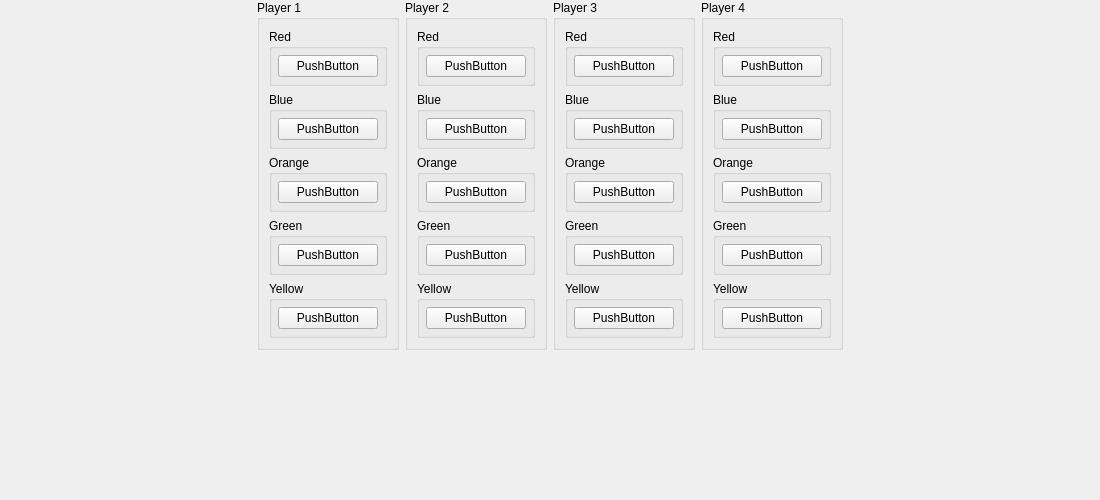
<?xml version="1.0" encoding="UTF-8"?>
<ui version="4.0">
 <class>USBBindingWidget_Buzz</class>
 <widget class="QWidget" name="USBBindingWidget_Buzz">
  <property name="geometry">
   <rect>
    <x>0</x>
    <y>0</y>
    <width>1100</width>
    <height>500</height>
   </rect>
  </property>
  <property name="sizePolicy">
   <sizepolicy hsizetype="MinimumExpanding" vsizetype="Preferred">
    <horstretch>0</horstretch>
    <verstretch>0</verstretch>
   </sizepolicy>
  </property>
  <layout class="QGridLayout" name="gridLayout">
   <property name="leftMargin">
    <number>0</number>
   </property>
   <property name="topMargin">
    <number>0</number>
   </property>
   <property name="rightMargin">
    <number>0</number>
   </property>
   <property name="bottomMargin">
    <number>0</number>
   </property>
   <item row="0" column="0">
    <spacer name="horizontalSpacer0">
     <property name="orientation">
      <enum>Qt::Orientation::Horizontal</enum>
     </property>
     <property name="sizeHint" stdset="0">
      <size>
       <width>0</width>
       <height>0</height>
      </size>
     </property>
    </spacer>
   </item>
   <item row="0" column="1">
    <layout class="QVBoxLayout" name="verticalLayout_p1">
     <item>
      <widget class="QGroupBox" name="groupBox_p1">
       <property name="title">
        <string>Player 1</string>
       </property>
       <layout class="QGridLayout" name="gridLayout_p1">
        <item row="0" column="0">
         <widget class="QGroupBox" name="groupBox_1_Red1">
          <property name="title">
           <string>Red</string>
          </property>
          <layout class="QGridLayout" name="gridLayout_1_Red1">
           <property name="leftMargin">
            <number>6</number>
           </property>
           <property name="topMargin">
            <number>6</number>
           </property>
           <property name="rightMargin">
            <number>6</number>
           </property>
           <property name="bottomMargin">
            <number>6</number>
           </property>
           <item row="0" column="0">
            <widget class="InputBindingWidget" name="Red1">
             <property name="minimumSize">
              <size>
               <width>100</width>
               <height>0</height>
              </size>
             </property>
             <property name="maximumSize">
              <size>
               <width>100</width>
               <height>16777215</height>
              </size>
             </property>
             <property name="text">
              <string>PushButton</string>
             </property>
            </widget>
           </item>
          </layout>
         </widget>
        </item>
        <item row="1" column="0">
         <widget class="QGroupBox" name="groupBox_2_Blue1">
          <property name="title">
           <string>Blue</string>
          </property>
          <layout class="QGridLayout" name="gridLayout_2_Blue1">
           <property name="leftMargin">
            <number>6</number>
           </property>
           <property name="topMargin">
            <number>6</number>
           </property>
           <property name="rightMargin">
            <number>6</number>
           </property>
           <property name="bottomMargin">
            <number>6</number>
           </property>
           <item row="0" column="0">
            <widget class="InputBindingWidget" name="Blue1">
             <property name="minimumSize">
              <size>
               <width>100</width>
               <height>0</height>
              </size>
             </property>
             <property name="maximumSize">
              <size>
               <width>100</width>
               <height>16777215</height>
              </size>
             </property>
             <property name="text">
              <string>PushButton</string>
             </property>
            </widget>
           </item>
          </layout>
         </widget>
        </item>
        <item row="2" column="0">
         <widget class="QGroupBox" name="groupBox_3_Orange1">
          <property name="title">
           <string>Orange</string>
          </property>
          <layout class="QGridLayout" name="gridLayout_3_Orange1">
           <property name="leftMargin">
            <number>6</number>
           </property>
           <property name="topMargin">
            <number>6</number>
           </property>
           <property name="rightMargin">
            <number>6</number>
           </property>
           <property name="bottomMargin">
            <number>6</number>
           </property>
           <item row="0" column="0">
            <widget class="InputBindingWidget" name="Orange1">
             <property name="minimumSize">
              <size>
               <width>100</width>
               <height>0</height>
              </size>
             </property>
             <property name="maximumSize">
              <size>
               <width>100</width>
               <height>16777215</height>
              </size>
             </property>
             <property name="text">
              <string>PushButton</string>
             </property>
            </widget>
           </item>
          </layout>
         </widget>
        </item>
        <item row="3" column="0">
         <widget class="QGroupBox" name="groupBox_4_Green1">
          <property name="title">
           <string>Green</string>
          </property>
          <layout class="QGridLayout" name="gridLayout_4_Green1">
           <property name="leftMargin">
            <number>6</number>
           </property>
           <property name="topMargin">
            <number>6</number>
           </property>
           <property name="rightMargin">
            <number>6</number>
           </property>
           <property name="bottomMargin">
            <number>6</number>
           </property>
           <item row="0" column="0">
            <widget class="InputBindingWidget" name="Green1">
             <property name="minimumSize">
              <size>
               <width>100</width>
               <height>0</height>
              </size>
             </property>
             <property name="maximumSize">
              <size>
               <width>100</width>
               <height>16777215</height>
              </size>
             </property>
             <property name="text">
              <string>PushButton</string>
             </property>
            </widget>
           </item>
          </layout>
         </widget>
        </item>
        <item row="4" column="0">
         <widget class="QGroupBox" name="groupBox_5_Yellow1">
          <property name="title">
           <string>Yellow</string>
          </property>
          <layout class="QGridLayout" name="gridLayout_5_Yellow1">
           <property name="leftMargin">
            <number>6</number>
           </property>
           <property name="topMargin">
            <number>6</number>
           </property>
           <property name="rightMargin">
            <number>6</number>
           </property>
           <property name="bottomMargin">
            <number>6</number>
           </property>
           <item row="0" column="0">
            <widget class="InputBindingWidget" name="Yellow1">
             <property name="minimumSize">
              <size>
               <width>100</width>
               <height>0</height>
              </size>
             </property>
             <property name="maximumSize">
              <size>
               <width>100</width>
               <height>16777215</height>
              </size>
             </property>
             <property name="text">
              <string>PushButton</string>
             </property>
            </widget>
           </item>
          </layout>
         </widget>
        </item>
       </layout>
      </widget>
     </item>
    </layout>
   </item>
   <item row="0" column="2">
    <layout class="QVBoxLayout" name="verticalLayout_p2">
     <item>
      <widget class="QGroupBox" name="groupBox_p2">
       <property name="title">
        <string>Player 2</string>
       </property>
       <layout class="QGridLayout" name="gridLayout_p2">
        <item row="0" column="0">
         <widget class="QGroupBox" name="groupBox_1_Red2">
          <property name="title">
           <string>Red</string>
          </property>
          <layout class="QGridLayout" name="gridLayout_1_Red2">
           <property name="leftMargin">
            <number>6</number>
           </property>
           <property name="topMargin">
            <number>6</number>
           </property>
           <property name="rightMargin">
            <number>6</number>
           </property>
           <property name="bottomMargin">
            <number>6</number>
           </property>
           <item row="0" column="0">
            <widget class="InputBindingWidget" name="Red2">
             <property name="minimumSize">
              <size>
               <width>100</width>
               <height>0</height>
              </size>
             </property>
             <property name="maximumSize">
              <size>
               <width>100</width>
               <height>16777215</height>
              </size>
             </property>
             <property name="text">
              <string>PushButton</string>
             </property>
            </widget>
           </item>
          </layout>
         </widget>
        </item>
        <item row="1" column="0">
         <widget class="QGroupBox" name="groupBox_2_Blue2">
          <property name="title">
           <string>Blue</string>
          </property>
          <layout class="QGridLayout" name="gridLayout_2_Blue2">
           <property name="leftMargin">
            <number>6</number>
           </property>
           <property name="topMargin">
            <number>6</number>
           </property>
           <property name="rightMargin">
            <number>6</number>
           </property>
           <property name="bottomMargin">
            <number>6</number>
           </property>
           <item row="0" column="0">
            <widget class="InputBindingWidget" name="Blue2">
             <property name="minimumSize">
              <size>
               <width>100</width>
               <height>0</height>
              </size>
             </property>
             <property name="maximumSize">
              <size>
               <width>100</width>
               <height>16777215</height>
              </size>
             </property>
             <property name="text">
              <string>PushButton</string>
             </property>
            </widget>
           </item>
          </layout>
         </widget>
        </item>
        <item row="2" column="0">
         <widget class="QGroupBox" name="groupBox_3_Orange2">
          <property name="title">
           <string>Orange</string>
          </property>
          <layout class="QGridLayout" name="gridLayout_3_Orange2">
           <property name="leftMargin">
            <number>6</number>
           </property>
           <property name="topMargin">
            <number>6</number>
           </property>
           <property name="rightMargin">
            <number>6</number>
           </property>
           <property name="bottomMargin">
            <number>6</number>
           </property>
           <item row="0" column="0">
            <widget class="InputBindingWidget" name="Orange2">
             <property name="minimumSize">
              <size>
               <width>100</width>
               <height>0</height>
              </size>
             </property>
             <property name="maximumSize">
              <size>
               <width>100</width>
               <height>16777215</height>
              </size>
             </property>
             <property name="text">
              <string>PushButton</string>
             </property>
            </widget>
           </item>
          </layout>
         </widget>
        </item>
        <item row="3" column="0">
         <widget class="QGroupBox" name="groupBox_4_Green2">
          <property name="title">
           <string>Green</string>
          </property>
          <layout class="QGridLayout" name="gridLayout_4_Green2">
           <property name="leftMargin">
            <number>6</number>
           </property>
           <property name="topMargin">
            <number>6</number>
           </property>
           <property name="rightMargin">
            <number>6</number>
           </property>
           <property name="bottomMargin">
            <number>6</number>
           </property>
           <item row="0" column="0">
            <widget class="InputBindingWidget" name="Green2">
             <property name="minimumSize">
              <size>
               <width>100</width>
               <height>0</height>
              </size>
             </property>
             <property name="maximumSize">
              <size>
               <width>100</width>
               <height>16777215</height>
              </size>
             </property>
             <property name="text">
              <string>PushButton</string>
             </property>
            </widget>
           </item>
          </layout>
         </widget>
        </item>
        <item row="4" column="0">
         <widget class="QGroupBox" name="groupBox_5_Yellow2">
          <property name="title">
           <string>Yellow</string>
          </property>
          <layout class="QGridLayout" name="gridLayout_5_Yellow2">
           <property name="leftMargin">
            <number>6</number>
           </property>
           <property name="topMargin">
            <number>6</number>
           </property>
           <property name="rightMargin">
            <number>6</number>
           </property>
           <property name="bottomMargin">
            <number>6</number>
           </property>
           <item row="0" column="0">
            <widget class="InputBindingWidget" name="Yellow2">
             <property name="minimumSize">
              <size>
               <width>100</width>
               <height>0</height>
              </size>
             </property>
             <property name="maximumSize">
              <size>
               <width>100</width>
               <height>16777215</height>
              </size>
             </property>
             <property name="text">
              <string>PushButton</string>
             </property>
            </widget>
           </item>
          </layout>
         </widget>
        </item>
       </layout>
      </widget>
     </item>
    </layout>
   </item>
   <item row="0" column="3">
    <layout class="QVBoxLayout" name="verticalLayout_p3">
     <item>
      <widget class="QGroupBox" name="groupBox_p3">
       <property name="title">
        <string>Player 3</string>
       </property>
       <layout class="QGridLayout" name="gridLayout_p3">
        <item row="0" column="0">
         <widget class="QGroupBox" name="groupBox_1_Red3">
          <property name="title">
           <string>Red</string>
          </property>
          <layout class="QGridLayout" name="gridLayout_1_Red3">
           <property name="leftMargin">
            <number>6</number>
           </property>
           <property name="topMargin">
            <number>6</number>
           </property>
           <property name="rightMargin">
            <number>6</number>
           </property>
           <property name="bottomMargin">
            <number>6</number>
           </property>
           <item row="0" column="0">
            <widget class="InputBindingWidget" name="Red3">
             <property name="minimumSize">
              <size>
               <width>100</width>
               <height>0</height>
              </size>
             </property>
             <property name="maximumSize">
              <size>
               <width>100</width>
               <height>16777215</height>
              </size>
             </property>
             <property name="text">
              <string>PushButton</string>
             </property>
            </widget>
           </item>
          </layout>
         </widget>
        </item>
        <item row="1" column="0">
         <widget class="QGroupBox" name="groupBox_2_Blue3">
          <property name="title">
           <string>Blue</string>
          </property>
          <layout class="QGridLayout" name="gridLayout_2_Blue3">
           <property name="leftMargin">
            <number>6</number>
           </property>
           <property name="topMargin">
            <number>6</number>
           </property>
           <property name="rightMargin">
            <number>6</number>
           </property>
           <property name="bottomMargin">
            <number>6</number>
           </property>
           <item row="0" column="0">
            <widget class="InputBindingWidget" name="Blue3">
             <property name="minimumSize">
              <size>
               <width>100</width>
               <height>0</height>
              </size>
             </property>
             <property name="maximumSize">
              <size>
               <width>100</width>
               <height>16777215</height>
              </size>
             </property>
             <property name="text">
              <string>PushButton</string>
             </property>
            </widget>
           </item>
          </layout>
         </widget>
        </item>
        <item row="2" column="0">
         <widget class="QGroupBox" name="groupBox_3_Orange3">
          <property name="title">
           <string>Orange</string>
          </property>
          <layout class="QGridLayout" name="gridLayout_3_Orange3">
           <property name="leftMargin">
            <number>6</number>
           </property>
           <property name="topMargin">
            <number>6</number>
           </property>
           <property name="rightMargin">
            <number>6</number>
           </property>
           <property name="bottomMargin">
            <number>6</number>
           </property>
           <item row="0" column="0">
            <widget class="InputBindingWidget" name="Orange3">
             <property name="minimumSize">
              <size>
               <width>100</width>
               <height>0</height>
              </size>
             </property>
             <property name="maximumSize">
              <size>
               <width>100</width>
               <height>16777215</height>
              </size>
             </property>
             <property name="text">
              <string>PushButton</string>
             </property>
            </widget>
           </item>
          </layout>
         </widget>
        </item>
        <item row="3" column="0">
         <widget class="QGroupBox" name="groupBox_4_Green3">
          <property name="title">
           <string>Green</string>
          </property>
          <layout class="QGridLayout" name="gridLayout_4_Green3">
           <property name="leftMargin">
            <number>6</number>
           </property>
           <property name="topMargin">
            <number>6</number>
           </property>
           <property name="rightMargin">
            <number>6</number>
           </property>
           <property name="bottomMargin">
            <number>6</number>
           </property>
           <item row="0" column="0">
            <widget class="InputBindingWidget" name="Green3">
             <property name="minimumSize">
              <size>
               <width>100</width>
               <height>0</height>
              </size>
             </property>
             <property name="maximumSize">
              <size>
               <width>100</width>
               <height>16777215</height>
              </size>
             </property>
             <property name="text">
              <string>PushButton</string>
             </property>
            </widget>
           </item>
          </layout>
         </widget>
        </item>
        <item row="4" column="0">
         <widget class="QGroupBox" name="groupBox_5_Yellow3">
          <property name="title">
           <string>Yellow</string>
          </property>
          <layout class="QGridLayout" name="gridLayout_5_Yellow3">
           <property name="leftMargin">
            <number>6</number>
           </property>
           <property name="topMargin">
            <number>6</number>
           </property>
           <property name="rightMargin">
            <number>6</number>
           </property>
           <property name="bottomMargin">
            <number>6</number>
           </property>
           <item row="0" column="0">
            <widget class="InputBindingWidget" name="Yellow3">
             <property name="minimumSize">
              <size>
               <width>100</width>
               <height>0</height>
              </size>
             </property>
             <property name="maximumSize">
              <size>
               <width>100</width>
               <height>16777215</height>
              </size>
             </property>
             <property name="text">
              <string>PushButton</string>
             </property>
            </widget>
           </item>
          </layout>
         </widget>
        </item>
       </layout>
      </widget>
     </item>
    </layout>
   </item>
   <item row="0" column="4">
    <layout class="QVBoxLayout" name="verticalLayout_p4">
     <item>
      <widget class="QGroupBox" name="groupBox_p4">
       <property name="title">
        <string>Player 4</string>
       </property>
       <layout class="QGridLayout" name="gridLayout_p4">
        <item row="0" column="0">
         <widget class="QGroupBox" name="groupBox_1_Red4">
          <property name="title">
           <string>Red</string>
          </property>
          <layout class="QGridLayout" name="gridLayout_1_Red4">
           <property name="leftMargin">
            <number>6</number>
           </property>
           <property name="topMargin">
            <number>6</number>
           </property>
           <property name="rightMargin">
            <number>6</number>
           </property>
           <property name="bottomMargin">
            <number>6</number>
           </property>
           <item row="0" column="0">
            <widget class="InputBindingWidget" name="Red4">
             <property name="minimumSize">
              <size>
               <width>100</width>
               <height>0</height>
              </size>
             </property>
             <property name="maximumSize">
              <size>
               <width>100</width>
               <height>16777215</height>
              </size>
             </property>
             <property name="text">
              <string>PushButton</string>
             </property>
            </widget>
           </item>
          </layout>
         </widget>
        </item>
        <item row="1" column="0">
         <widget class="QGroupBox" name="groupBox_2_Blue4">
          <property name="title">
           <string>Blue</string>
          </property>
          <layout class="QGridLayout" name="gridLayout_2_Blue4">
           <property name="leftMargin">
            <number>6</number>
           </property>
           <property name="topMargin">
            <number>6</number>
           </property>
           <property name="rightMargin">
            <number>6</number>
           </property>
           <property name="bottomMargin">
            <number>6</number>
           </property>
           <item row="0" column="0">
            <widget class="InputBindingWidget" name="Blue4">
             <property name="minimumSize">
              <size>
               <width>100</width>
               <height>0</height>
              </size>
             </property>
             <property name="maximumSize">
              <size>
               <width>100</width>
               <height>16777215</height>
              </size>
             </property>
             <property name="text">
              <string>PushButton</string>
             </property>
            </widget>
           </item>
          </layout>
         </widget>
        </item>
        <item row="2" column="0">
         <widget class="QGroupBox" name="groupBox_3_Orange4">
          <property name="title">
           <string>Orange</string>
          </property>
          <layout class="QGridLayout" name="gridLayout_3_Orange4">
           <property name="leftMargin">
            <number>6</number>
           </property>
           <property name="topMargin">
            <number>6</number>
           </property>
           <property name="rightMargin">
            <number>6</number>
           </property>
           <property name="bottomMargin">
            <number>6</number>
           </property>
           <item row="0" column="0">
            <widget class="InputBindingWidget" name="Orange4">
             <property name="minimumSize">
              <size>
               <width>100</width>
               <height>0</height>
              </size>
             </property>
             <property name="maximumSize">
              <size>
               <width>100</width>
               <height>16777215</height>
              </size>
             </property>
             <property name="text">
              <string>PushButton</string>
             </property>
            </widget>
           </item>
          </layout>
         </widget>
        </item>
        <item row="3" column="0">
         <widget class="QGroupBox" name="groupBox_4_Green4">
          <property name="title">
           <string>Green</string>
          </property>
          <layout class="QGridLayout" name="gridLayout_4_Green4">
           <property name="leftMargin">
            <number>6</number>
           </property>
           <property name="topMargin">
            <number>6</number>
           </property>
           <property name="rightMargin">
            <number>6</number>
           </property>
           <property name="bottomMargin">
            <number>6</number>
           </property>
           <item row="0" column="0">
            <widget class="InputBindingWidget" name="Green4">
             <property name="minimumSize">
              <size>
               <width>100</width>
               <height>0</height>
              </size>
             </property>
             <property name="maximumSize">
              <size>
               <width>100</width>
               <height>16777215</height>
              </size>
             </property>
             <property name="text">
              <string>PushButton</string>
             </property>
            </widget>
           </item>
          </layout>
         </widget>
        </item>
        <item row="4" column="0">
         <widget class="QGroupBox" name="groupBox_5_Yellow4">
          <property name="title">
           <string>Yellow</string>
          </property>
          <layout class="QGridLayout" name="gridLayout_5_Yellow4">
           <property name="leftMargin">
            <number>6</number>
           </property>
           <property name="topMargin">
            <number>6</number>
           </property>
           <property name="rightMargin">
            <number>6</number>
           </property>
           <property name="bottomMargin">
            <number>6</number>
           </property>
           <item row="0" column="0">
            <widget class="InputBindingWidget" name="Yellow4">
             <property name="minimumSize">
              <size>
               <width>100</width>
               <height>0</height>
              </size>
             </property>
             <property name="maximumSize">
              <size>
               <width>100</width>
               <height>16777215</height>
              </size>
             </property>
             <property name="text">
              <string>PushButton</string>
             </property>
            </widget>
           </item>
          </layout>
         </widget>
        </item>
       </layout>
      </widget>
     </item>
    </layout>
   </item>
   <item row="0" column="5">
    <spacer name="horizontalSpacer5">
     <property name="orientation">
      <enum>Qt::Orientation::Horizontal</enum>
     </property>
     <property name="sizeHint" stdset="0">
      <size>
       <width>0</width>
       <height>0</height>
      </size>
     </property>
    </spacer>
   </item>
   <item row="1" column="1" colspan="4">
    <spacer name="verticalSpacer">
     <property name="orientation">
      <enum>Qt::Orientation::Vertical</enum>
     </property>
     <property name="sizeHint" stdset="0">
      <size>
       <width>0</width>
       <height>0</height>
      </size>
     </property>
    </spacer>
   </item>
  </layout>
 </widget>
 <customwidgets>
  <customwidget>
   <class>InputBindingWidget</class>
   <extends>QPushButton</extends>
   <header>Settings/InputBindingWidget.h</header>
  </customwidget>
 </customwidgets>
 <tabstops>
  <tabstop>Red1</tabstop>
  <tabstop>Blue1</tabstop>
  <tabstop>Orange1</tabstop>
  <tabstop>Green1</tabstop>
  <tabstop>Yellow1</tabstop>
  <tabstop>Red2</tabstop>
  <tabstop>Blue2</tabstop>
  <tabstop>Orange2</tabstop>
  <tabstop>Green2</tabstop>
  <tabstop>Yellow2</tabstop>
  <tabstop>Red3</tabstop>
  <tabstop>Blue3</tabstop>
  <tabstop>Orange3</tabstop>
  <tabstop>Green3</tabstop>
  <tabstop>Yellow3</tabstop>
  <tabstop>Red4</tabstop>
  <tabstop>Blue4</tabstop>
  <tabstop>Orange4</tabstop>
  <tabstop>Green4</tabstop>
  <tabstop>Yellow4</tabstop>
 </tabstops>
 <resources>
  <include location="../resources/resources.qrc"/>
 </resources>
 <connections/>
</ui>
